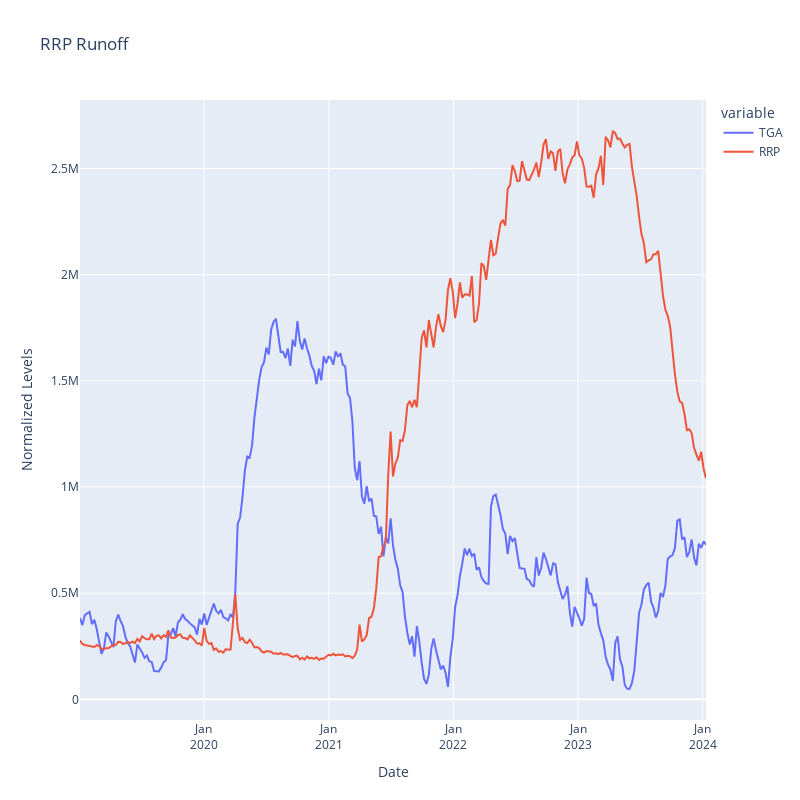

The notebook cell this image was saved under:
### Code cell
fig = px.line(fed['2015':].dropna().reset_index(), x="DATE", y=["TGA","RRP"],
              hover_data={"DATE": "|%B %d, %Y"},
              title='RRP Runoff')
fig.update_xaxes(
    dtick="M1",
    tickmode= 'auto',
    tickformat= '%b\n%Y')

fig.update_layout(
    autosize=False,
    width=800,
    height=800,
    xaxis_title="Date", 
    yaxis_title="Normalized Levels"
)

### Figure 1 — Plotly figure (JSON) as saved in the notebook; plotly's stock layout.template omitted (floating-point values rounded to 4 significant figures; data arrays with more than 128 entries replaced by an {"elided": "..."} marker saying what was removed)
{"data": [{"hovertemplate": "variable=TGA<br>DATE=%{x|%B %d, %Y}<br>value=%{y}<extra></extra>", "legendgroup": "TGA", "line": {"color": "#636efa", "dash": "solid"}, "marker": {"symbol": "circle"}, "mode": "lines", "name": "TGA", "orientation": "v", "showlegend": true, "type": "scatter", "x": {"elided": "262 str values"}, "xaxis": "x", "y": {"elided": "262 int values"}, "yaxis": "y"}, {"hovertemplate": "variable=RRP<br>DATE=%{x|%B %d, %Y}<br>value=%{y}<extra></extra>", "legendgroup": "RRP", "line": {"color": "#EF553B", "dash": "solid"}, "marker": {"symbol": "circle"}, "mode": "lines", "name": "RRP", "orientation": "v", "showlegend": true, "type": "scatter", "x": {"elided": "262 str values"}, "xaxis": "x", "y": {"elided": "262 int values"}, "yaxis": "y"}], "layout": {"autosize": false, "height": 800, "legend": {"title": {"text": "variable"}, "tracegroupgap": 0}, "title": {"text": "RRP Runoff"}, "width": 800, "xaxis": {"anchor": "y", "domain": [0, 1], "dtick": "M1", "tickformat": "%b\n%Y", "tickmode": "auto", "title": {"text": "Date"}}, "yaxis": {"anchor": "x", "domain": [0, 1], "title": {"text": "Normalized Levels"}}}}
